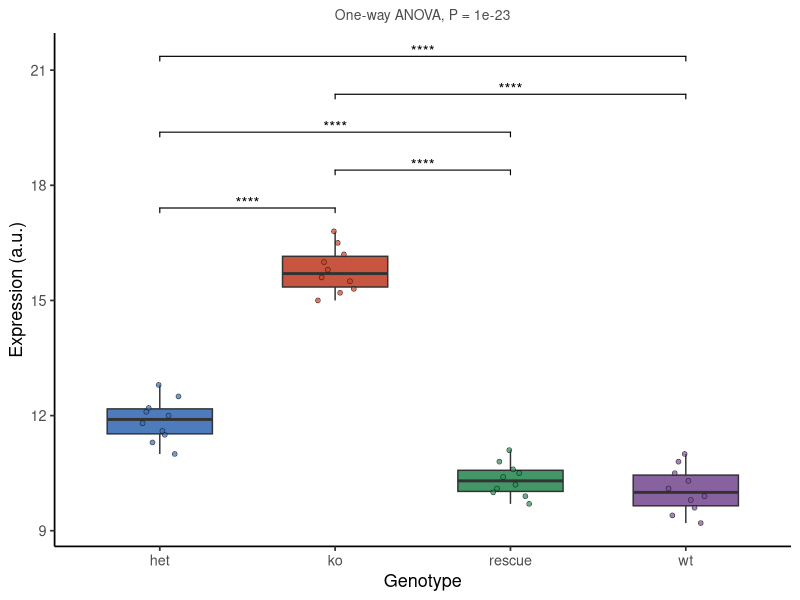

Generate this figure with R:
#!/usr/bin/env Rscript
# Standalone reproduction. Run inside the pinned pubready container
# (see REPRODUCE.md) from this bundle folder.
suppressPackageStartupMessages({
  library(ggplot2); library(ggpubr); library(rstatix); library(readr)
})

df <- as.data.frame(read_csv("input_expression.csv", show_col_types = FALSE))
df[["genotype"]] <- factor(df[["genotype"]], levels = c("het", "ko", "rescue", "wt"))
df[["expression"]] <- as.numeric(df[["expression"]])
# The tests run on a copy with syntactic column names.
sdf <- data.frame(.x = df[["genotype"]], .y = df[["expression"]])

ph <- rstatix::tukey_hsd(sdf, .y ~ .x)
ph$group1 <- as.character(ph$group1); ph$group2 <- as.character(ph$group2)
sig <- ph[which(ph$p.adj < 0.05), , drop = FALSE]

omni <- as.data.frame(rstatix::anova_test(sdf, .y ~ .x))
subtitle_txt <- paste0("One-way ANOVA, P = ", formatC(omni$p[1], format = "g", digits = 2))

point_k <- ave(seq_len(nrow(df)), df[["genotype"]], FUN = seq_along)
df$.point_x <- as.integer(df[["genotype"]]) + -0.12 + 0.24 * ((point_k * 0.6180339887498949) %% 1)
p <- ggplot(df, aes(x = .data[["genotype"]], y = .data[["expression"]])) +
  geom_boxplot(aes(fill = .data[["genotype"]]), width = 0.6, outlier.shape = NA, alpha = 0.9) +
  geom_point(aes(x = .point_x, fill = .data[["genotype"]]), size = 1.5, alpha = 0.7, shape = 21, stroke = 0.3) +
  scale_fill_manual(values = c("#3B6DB3", "#C1432B", "#2E8B57", "#7A5195")) +
  labs(x = "Genotype", y = "Expression (a.u.)", subtitle = subtitle_txt) +
  theme_classic(base_size = 13) +
  theme(legend.position = "none",
        plot.subtitle = element_text(hjust = 0.5, size = 10, colour = "grey30"))
if (nrow(sig) > 0) {
  ymax <- max(df[["expression"]], na.rm = TRUE); rng <- diff(range(df[["expression"]], na.rm = TRUE))
  if (!is.finite(rng) || rng == 0) rng <- max(abs(ymax), 1)
  lv <- levels(df[["genotype"]]); i1 <- match(sig$group1, lv); i2 <- match(sig$group2, lv)
  sig <- sig[order(abs(i2 - i1), pmin(i1, i2)), , drop = FALSE]
  sig$y.position <- ymax + rng * (0.08 + 0.13 * (seq_len(nrow(sig)) - 1))
  sig$lab <- sig$p.adj.signif
  p <- p + stat_pvalue_manual(sig, label = "lab", tip.length = 0.01, bracket.size = 0.4)
}

ggsave("figure_expression_anova.pdf", p, width = 5.4, height = 4.2)
cat("Reproduced figure.\n")
